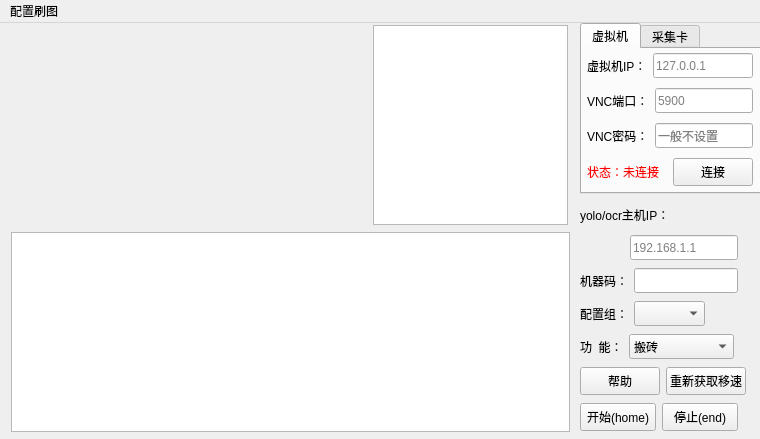
<?xml version="1.0" encoding="UTF-8"?>
<ui version="4.0">
 <class>MainWindow</class>
 <widget class="QMainWindow" name="MainWindow">
  <property name="geometry">
   <rect>
    <x>0</x>
    <y>0</y>
    <width>760</width>
    <height>439</height>
   </rect>
  </property>
  <property name="windowTitle">
   <string>工具人</string>
  </property>
  <widget class="QWidget" name="centralwidget">
   <widget class="QTableWidget" name="rolesTable">
    <property name="geometry">
     <rect>
      <x>11</x>
      <y>209</y>
      <width>559</width>
      <height>200</height>
     </rect>
    </property>
    <property name="minimumSize">
     <size>
      <width>559</width>
      <height>200</height>
     </size>
    </property>
    <property name="maximumSize">
     <size>
      <width>559</width>
      <height>200</height>
     </size>
    </property>
   </widget>
   <widget class="QWidget" name="horizontalLayoutWidget_6">
    <property name="geometry">
     <rect>
      <x>11</x>
      <y>1</y>
      <width>559</width>
      <height>202</height>
     </rect>
    </property>
    <layout class="QHBoxLayout" name="horizontalLayout_2">
     <item>
      <widget class="QLabel" name="label_10">
       <property name="minimumSize">
        <size>
         <width>356</width>
         <height>200</height>
        </size>
       </property>
       <property name="maximumSize">
        <size>
         <width>356</width>
         <height>200</height>
        </size>
       </property>
       <property name="text">
        <string/>
       </property>
      </widget>
     </item>
     <item>
      <widget class="QPlainTextEdit" name="logPlainTextEdit">
       <property name="minimumSize">
        <size>
         <width>195</width>
         <height>200</height>
        </size>
       </property>
       <property name="maximumSize">
        <size>
         <width>195</width>
         <height>200</height>
        </size>
       </property>
      </widget>
     </item>
    </layout>
   </widget>
   <widget class="QTabWidget" name="tabWidget">
    <property name="geometry">
     <rect>
      <x>580</x>
      <y>0</y>
      <width>181</width>
      <height>171</height>
     </rect>
    </property>
    <property name="currentIndex">
     <number>0</number>
    </property>
    <widget class="QWidget" name="tab">
     <attribute name="title">
      <string>虚拟机</string>
     </attribute>
     <widget class="QWidget" name="verticalLayoutWidget_2">
      <property name="geometry">
       <rect>
        <x>5</x>
        <y>0</y>
        <width>166</width>
        <height>141</height>
       </rect>
      </property>
      <layout class="QVBoxLayout" name="verticalLayout_2">
       <item>
        <layout class="QHBoxLayout" name="horizontalLayout_6">
         <property name="rightMargin">
          <number>0</number>
         </property>
         <item>
          <widget class="QLabel" name="label_4">
           <property name="sizePolicy">
            <sizepolicy hsizetype="Fixed" vsizetype="Preferred">
             <horstretch>0</horstretch>
             <verstretch>0</verstretch>
            </sizepolicy>
           </property>
           <property name="text">
            <string>虚拟机IP：</string>
           </property>
          </widget>
         </item>
         <item>
          <widget class="QLineEdit" name="lineEdit_3">
           <property name="sizePolicy">
            <sizepolicy hsizetype="Preferred" vsizetype="Fixed">
             <horstretch>0</horstretch>
             <verstretch>0</verstretch>
            </sizepolicy>
           </property>
           <property name="minimumSize">
            <size>
             <width>0</width>
             <height>25</height>
            </size>
           </property>
           <property name="placeholderText">
            <string>127.0.0.1</string>
           </property>
          </widget>
         </item>
        </layout>
       </item>
       <item>
        <layout class="QHBoxLayout" name="horizontalLayout_8">
         <property name="rightMargin">
          <number>0</number>
         </property>
         <item>
          <widget class="QLabel" name="label_5">
           <property name="sizePolicy">
            <sizepolicy hsizetype="Fixed" vsizetype="Preferred">
             <horstretch>0</horstretch>
             <verstretch>0</verstretch>
            </sizepolicy>
           </property>
           <property name="text">
            <string>VNC端口：</string>
           </property>
          </widget>
         </item>
         <item>
          <widget class="QLineEdit" name="lineEdit_4">
           <property name="minimumSize">
            <size>
             <width>0</width>
             <height>25</height>
            </size>
           </property>
           <property name="placeholderText">
            <string>5900</string>
           </property>
          </widget>
         </item>
        </layout>
       </item>
       <item>
        <layout class="QHBoxLayout" name="horizontalLayout_9">
         <property name="rightMargin">
          <number>0</number>
         </property>
         <item>
          <widget class="QLabel" name="label_6">
           <property name="sizePolicy">
            <sizepolicy hsizetype="Fixed" vsizetype="Preferred">
             <horstretch>0</horstretch>
             <verstretch>0</verstretch>
            </sizepolicy>
           </property>
           <property name="text">
            <string>VNC密码：</string>
           </property>
          </widget>
         </item>
         <item>
          <widget class="QLineEdit" name="lineEdit_5">
           <property name="minimumSize">
            <size>
             <width>0</width>
             <height>25</height>
            </size>
           </property>
           <property name="placeholderText">
            <string>一般不设置</string>
           </property>
          </widget>
         </item>
        </layout>
       </item>
       <item>
        <layout class="QHBoxLayout" name="horizontalLayout_5">
         <item>
          <widget class="QLabel" name="label_7">
           <property name="styleSheet">
            <string notr="true">color: rgb(255, 0, 0);</string>
           </property>
           <property name="text">
            <string>状态：未连接</string>
           </property>
          </widget>
         </item>
         <item>
          <widget class="QPushButton" name="startBtn_2">
           <property name="sizePolicy">
            <sizepolicy hsizetype="Fixed" vsizetype="Fixed">
             <horstretch>0</horstretch>
             <verstretch>0</verstretch>
            </sizepolicy>
           </property>
           <property name="minimumSize">
            <size>
             <width>0</width>
             <height>28</height>
            </size>
           </property>
           <property name="text">
            <string>连接</string>
           </property>
          </widget>
         </item>
        </layout>
       </item>
      </layout>
     </widget>
    </widget>
    <widget class="QWidget" name="tab_2">
     <attribute name="title">
      <string>采集卡</string>
     </attribute>
     <widget class="QWidget" name="verticalLayoutWidget">
      <property name="geometry">
       <rect>
        <x>5</x>
        <y>0</y>
        <width>166</width>
        <height>141</height>
       </rect>
      </property>
      <layout class="QVBoxLayout" name="verticalLayout">
       <item>
        <layout class="QHBoxLayout" name="horizontalLayout_23">
         <property name="rightMargin">
          <number>0</number>
         </property>
         <item>
          <widget class="QLabel" name="label_17">
           <property name="sizePolicy">
            <sizepolicy hsizetype="Fixed" vsizetype="Preferred">
             <horstretch>0</horstretch>
             <verstretch>0</verstretch>
            </sizepolicy>
           </property>
           <property name="text">
            <string>主控VID：</string>
           </property>
          </widget>
         </item>
         <item>
          <widget class="QLineEdit" name="lineEdit_10">
           <property name="minimumSize">
            <size>
             <width>0</width>
             <height>25</height>
            </size>
           </property>
           <property name="placeholderText">
            <string>0xC216</string>
           </property>
          </widget>
         </item>
        </layout>
       </item>
       <item>
        <layout class="QHBoxLayout" name="horizontalLayout_22">
         <property name="rightMargin">
          <number>0</number>
         </property>
         <item>
          <widget class="QLabel" name="label_16">
           <property name="sizePolicy">
            <sizepolicy hsizetype="Fixed" vsizetype="Preferred">
             <horstretch>0</horstretch>
             <verstretch>0</verstretch>
            </sizepolicy>
           </property>
           <property name="text">
            <string>主控PID：</string>
           </property>
          </widget>
         </item>
         <item>
          <widget class="QLineEdit" name="lineEdit_9">
           <property name="minimumSize">
            <size>
             <width>0</width>
             <height>25</height>
            </size>
           </property>
           <property name="placeholderText">
            <string>0x0301</string>
           </property>
          </widget>
         </item>
        </layout>
       </item>
       <item>
        <layout class="QHBoxLayout" name="horizontalLayout_20">
         <property name="rightMargin">
          <number>0</number>
         </property>
         <item>
          <widget class="QLabel" name="label_14">
           <property name="sizePolicy">
            <sizepolicy hsizetype="Fixed" vsizetype="Preferred">
             <horstretch>0</horstretch>
             <verstretch>0</verstretch>
            </sizepolicy>
           </property>
           <property name="text">
            <string>采集卡设备：</string>
           </property>
          </widget>
         </item>
         <item>
          <widget class="QComboBox" name="comboBox">
           <property name="sizePolicy">
            <sizepolicy hsizetype="Preferred" vsizetype="Fixed">
             <horstretch>0</horstretch>
             <verstretch>0</verstretch>
            </sizepolicy>
           </property>
           <property name="minimumSize">
            <size>
             <width>0</width>
             <height>25</height>
            </size>
           </property>
          </widget>
         </item>
        </layout>
       </item>
       <item>
        <layout class="QHBoxLayout" name="horizontalLayout_21">
         <item>
          <widget class="QLabel" name="label_15">
           <property name="styleSheet">
            <string notr="true">color: rgb(255, 0, 0);</string>
           </property>
           <property name="text">
            <string>状态：未连接</string>
           </property>
          </widget>
         </item>
         <item>
          <widget class="QPushButton" name="startBtn_4">
           <property name="sizePolicy">
            <sizepolicy hsizetype="Fixed" vsizetype="Fixed">
             <horstretch>0</horstretch>
             <verstretch>0</verstretch>
            </sizepolicy>
           </property>
           <property name="minimumSize">
            <size>
             <width>0</width>
             <height>28</height>
            </size>
           </property>
           <property name="text">
            <string>采集卡连接</string>
           </property>
          </widget>
         </item>
        </layout>
       </item>
      </layout>
     </widget>
    </widget>
   </widget>
   <widget class="QWidget" name="layoutWidget">
    <property name="geometry">
     <rect>
      <x>580</x>
      <y>310</y>
      <width>154</width>
      <height>27</height>
     </rect>
    </property>
    <layout class="QHBoxLayout" name="horizontalLayout_13">
     <item>
      <widget class="QLabel" name="label_9">
       <property name="sizePolicy">
        <sizepolicy hsizetype="Fixed" vsizetype="Preferred">
         <horstretch>0</horstretch>
         <verstretch>0</verstretch>
        </sizepolicy>
       </property>
       <property name="text">
        <string>功  能：</string>
       </property>
      </widget>
     </item>
     <item>
      <widget class="QComboBox" name="ComboBox_3">
       <property name="sizePolicy">
        <sizepolicy hsizetype="Preferred" vsizetype="Fixed">
         <horstretch>0</horstretch>
         <verstretch>0</verstretch>
        </sizepolicy>
       </property>
       <property name="minimumSize">
        <size>
         <width>0</width>
         <height>25</height>
        </size>
       </property>
       <property name="editable">
        <bool>false</bool>
       </property>
       <item>
        <property name="text">
         <string>搬砖</string>
        </property>
       </item>
       <item>
        <property name="text">
         <string>半自动剧情</string>
        </property>
       </item>
       <item>
        <property name="text">
         <string>手动找门剧情</string>
        </property>
       </item>
      </widget>
     </item>
    </layout>
   </widget>
   <widget class="QWidget" name="layoutWidget">
    <property name="geometry">
     <rect>
      <x>580</x>
      <y>178</y>
      <width>98</width>
      <height>27</height>
     </rect>
    </property>
    <layout class="QHBoxLayout" name="horizontalLayout_10">
     <item>
      <widget class="QLabel" name="label_2">
       <property name="minimumSize">
        <size>
         <width>0</width>
         <height>25</height>
        </size>
       </property>
       <property name="text">
        <string>yolo/ocr主机IP：</string>
       </property>
      </widget>
     </item>
    </layout>
   </widget>
   <widget class="QWidget" name="layoutWidget">
    <property name="geometry">
     <rect>
      <x>580</x>
      <y>211</y>
      <width>158</width>
      <height>27</height>
     </rect>
    </property>
    <layout class="QHBoxLayout" name="horizontalLayout_14">
     <item>
      <spacer name="horizontalSpacer_2">
       <property name="orientation">
        <enum>Qt::Horizontal</enum>
       </property>
       <property name="sizeHint" stdset="0">
        <size>
         <width>40</width>
         <height>20</height>
        </size>
       </property>
      </spacer>
     </item>
     <item>
      <widget class="QLineEdit" name="lineEdit">
       <property name="sizePolicy">
        <sizepolicy hsizetype="Preferred" vsizetype="Fixed">
         <horstretch>0</horstretch>
         <verstretch>0</verstretch>
        </sizepolicy>
       </property>
       <property name="minimumSize">
        <size>
         <width>0</width>
         <height>25</height>
        </size>
       </property>
       <property name="text">
        <string/>
       </property>
       <property name="placeholderText">
        <string>192.168.1.1</string>
       </property>
      </widget>
     </item>
    </layout>
   </widget>
   <widget class="QWidget" name="layoutWidget">
    <property name="geometry">
     <rect>
      <x>580</x>
      <y>343</y>
      <width>180</width>
      <height>30</height>
     </rect>
    </property>
    <layout class="QHBoxLayout" name="horizontalLayout_3">
     <property name="rightMargin">
      <number>0</number>
     </property>
     <item>
      <widget class="QPushButton" name="helpBtn">
       <property name="sizePolicy">
        <sizepolicy hsizetype="Fixed" vsizetype="Fixed">
         <horstretch>0</horstretch>
         <verstretch>0</verstretch>
        </sizepolicy>
       </property>
       <property name="minimumSize">
        <size>
         <width>0</width>
         <height>28</height>
        </size>
       </property>
       <property name="text">
        <string>帮助</string>
       </property>
      </widget>
     </item>
     <item>
      <widget class="QPushButton" name="regetSpeedBtn">
       <property name="sizePolicy">
        <sizepolicy hsizetype="Fixed" vsizetype="Fixed">
         <horstretch>0</horstretch>
         <verstretch>0</verstretch>
        </sizepolicy>
       </property>
       <property name="minimumSize">
        <size>
         <width>0</width>
         <height>28</height>
        </size>
       </property>
       <property name="text">
        <string>重新获取移速</string>
       </property>
      </widget>
     </item>
     <item>
      <spacer name="horizontalSpacer">
       <property name="orientation">
        <enum>Qt::Horizontal</enum>
       </property>
       <property name="sizeHint" stdset="0">
        <size>
         <width>40</width>
         <height>20</height>
        </size>
       </property>
      </spacer>
     </item>
    </layout>
   </widget>
   <widget class="QWidget" name="layoutWidget">
    <property name="geometry">
     <rect>
      <x>580</x>
      <y>379</y>
      <width>158</width>
      <height>30</height>
     </rect>
    </property>
    <layout class="QHBoxLayout" name="horizontalLayout">
     <property name="rightMargin">
      <number>0</number>
     </property>
     <item>
      <widget class="QPushButton" name="startBtn">
       <property name="minimumSize">
        <size>
         <width>0</width>
         <height>28</height>
        </size>
       </property>
       <property name="text">
        <string>开始(home)</string>
       </property>
      </widget>
     </item>
     <item>
      <widget class="QPushButton" name="stopBtn">
       <property name="minimumSize">
        <size>
         <width>0</width>
         <height>28</height>
        </size>
       </property>
       <property name="text">
        <string>停止(end)</string>
       </property>
      </widget>
     </item>
    </layout>
   </widget>
   <widget class="QWidget" name="layoutWidget">
    <property name="geometry">
     <rect>
      <x>580</x>
      <y>244</y>
      <width>158</width>
      <height>27</height>
     </rect>
    </property>
    <layout class="QHBoxLayout" name="horizontalLayout_11">
     <item>
      <widget class="QLabel" name="label_3">
       <property name="sizePolicy">
        <sizepolicy hsizetype="Fixed" vsizetype="Preferred">
         <horstretch>0</horstretch>
         <verstretch>0</verstretch>
        </sizepolicy>
       </property>
       <property name="text">
        <string>机器码：</string>
       </property>
      </widget>
     </item>
     <item>
      <widget class="QLineEdit" name="lineEdit_2">
       <property name="minimumSize">
        <size>
         <width>0</width>
         <height>25</height>
        </size>
       </property>
      </widget>
     </item>
    </layout>
   </widget>
   <widget class="QWidget" name="layoutWidget">
    <property name="geometry">
     <rect>
      <x>580</x>
      <y>277</y>
      <width>125</width>
      <height>27</height>
     </rect>
    </property>
    <layout class="QHBoxLayout" name="horizontalLayout_12">
     <item>
      <widget class="QLabel" name="label">
       <property name="sizePolicy">
        <sizepolicy hsizetype="Fixed" vsizetype="Preferred">
         <horstretch>0</horstretch>
         <verstretch>0</verstretch>
        </sizepolicy>
       </property>
       <property name="text">
        <string>配置组：</string>
       </property>
      </widget>
     </item>
     <item>
      <widget class="QComboBox" name="settingsGroupComboBox">
       <property name="sizePolicy">
        <sizepolicy hsizetype="Preferred" vsizetype="Fixed">
         <horstretch>0</horstretch>
         <verstretch>0</verstretch>
        </sizepolicy>
       </property>
       <property name="minimumSize">
        <size>
         <width>0</width>
         <height>25</height>
        </size>
       </property>
       <property name="editable">
        <bool>false</bool>
       </property>
      </widget>
     </item>
    </layout>
   </widget>
  </widget>
  <widget class="QMenuBar" name="menubar">
   <property name="geometry">
    <rect>
     <x>0</x>
     <y>0</y>
     <width>760</width>
     <height>23</height>
    </rect>
   </property>
   <widget class="QMenu" name="menu">
    <property name="title">
     <string>配置刷图</string>
    </property>
    <addaction name="addSettingsGroupAction"/>
    <addaction name="addRoleAction"/>
    <addaction name="action12"/>
    <addaction name="Keyboardsettings"/>
   </widget>
   <addaction name="menu"/>
  </widget>
  <action name="actionc">
   <property name="text">
    <string>c</string>
   </property>
  </action>
  <action name="addSettingsGroupAction">
   <property name="text">
    <string>创建配置组</string>
   </property>
  </action>
  <action name="addRoleAction">
   <property name="text">
    <string>角色配置</string>
   </property>
  </action>
  <action name="action12">
   <property name="text">
    <string>账号登录</string>
   </property>
  </action>
  <action name="Keyboardsettings">
   <property name="text">
    <string>按键配置</string>
   </property>
  </action>
 </widget>
 <resources/>
 <connections>
  <connection>
   <sender>startBtn</sender>
   <signal>clicked()</signal>
   <receiver>MainWindow</receiver>
   <slot>start_clicked()</slot>
   <hints>
    <hint type="sourcelabel">
     <x>639</x>
     <y>403</y>
    </hint>
    <hint type="destinationlabel">
     <x>7</x>
     <y>90</y>
    </hint>
   </hints>
  </connection>
  <connection>
   <sender>stopBtn</sender>
   <signal>clicked()</signal>
   <receiver>MainWindow</receiver>
   <slot>stop_clicked()</slot>
   <hints>
    <hint type="sourcelabel">
     <x>736</x>
     <y>403</y>
    </hint>
    <hint type="destinationlabel">
     <x>279</x>
     <y>87</y>
    </hint>
   </hints>
  </connection>
  <connection>
   <sender>addSettingsGroupAction</sender>
   <signal>triggered()</signal>
   <receiver>MainWindow</receiver>
   <slot>open_settings_group_dialog()</slot>
   <hints>
    <hint type="sourcelabel">
     <x>-1</x>
     <y>-1</y>
    </hint>
    <hint type="destinationlabel">
     <x>371</x>
     <y>161</y>
    </hint>
   </hints>
  </connection>
  <connection>
   <sender>addRoleAction</sender>
   <signal>triggered()</signal>
   <receiver>MainWindow</receiver>
   <slot>open_roles_dialog()</slot>
   <hints>
    <hint type="sourcelabel">
     <x>-1</x>
     <y>-1</y>
    </hint>
    <hint type="destinationlabel">
     <x>371</x>
     <y>161</y>
    </hint>
   </hints>
  </connection>
 </connections>
 <slots>
  <slot>load_model_clicked()</slot>
  <slot>start_clicked()</slot>
  <slot>stop_clicked()</slot>
  <slot>open_settings_group_dialog()</slot>
  <slot>open_roles_dialog()</slot>
  <slot>compute_x_speed()</slot>
  <slot>compute_y_speed()</slot>
 </slots>
</ui>
